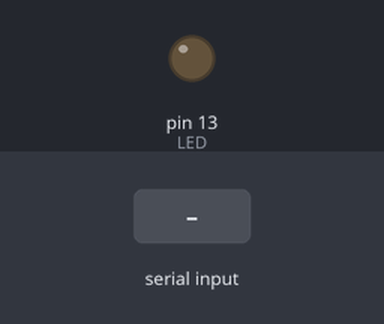
Bench run of a sketch on a simulated Arduino Uno, built with avr-gcc and run on an emulated ATmega328P. Parts: output pins drawn as LEDs (lit = HIGH). The inputs (shaded band) are chosen by the test bench.

Above: at 1.2 s.
1.3 s: "1" received over Serial
At 2.5 s:
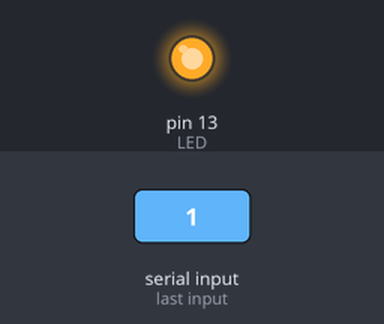
2.8 s: "0" received over Serial
At 3.7 s:
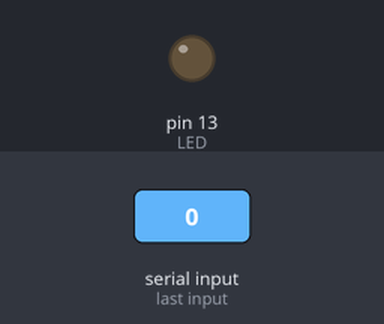
Timing chart, 0 to 5.8 s (numbered marks = the images above; inputs shaded):
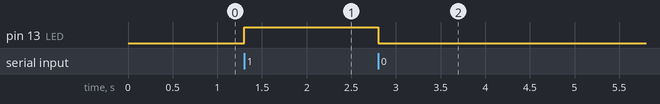

The sketch:

piscaLed.ino
```cpp
/* ========================================================================================================

  Projeto: Utilizando Processing com Arduino Parte 1
  Autor: Ivoneide Duarte
  Data: 25/05/2020
  Fonte: Autocore Robótica

   ======================================================================================================== */

// -- Definindo as variáveis --
  int LED = 13;
  int entrada = 0;
// ========================================================================================================

// -- Definindo o Setup() --
  void setup()
  {
    Serial.begin(9600);
    pinMode(LED, OUTPUT);
  }
// ========================================================================================================

// -- Definindo o Loop() --
void loop()
  {
    // apenas responde quando dados são recebidos:
    if (Serial.available() > 0)
    {
      // lê do buffer o dado recebido:
      entrada = Serial.read();

      if (entrada == '0')
        digitalWrite(LED, LOW);

      else if (entrada == '1')
        digitalWrite(LED, HIGH);
    }
  }
// ========================================================================================================
```

Measured:
- after the input at 1.3 s, pin 13 (LED): LOW → HIGH at once
- after the input at 2.8 s, pin 13 (LED): HIGH → LOW at once
